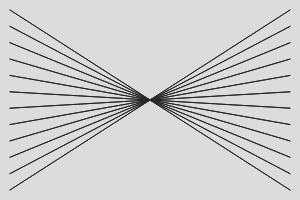
Frame 1 (no input)
Frame 60 (no input): identical to frame 1, image omitted
Frame 120 (the mouse pressed at the canvas centre since frame 60): identical to frame 1, image omitted

The p5.js sketch that drew this single still picture (run headless with seeded random() and noise() and a simulated clock; from frame 60 on, the mouse is pressed at the canvas centre):

// p5.js sketch
// ── sketch.js
function setup() {
  createCanvas(300, 200);
  stroke(40);
}

function draw() {
  background(220);

  let count = 12;

  for(let i = 0; i < count; i++) {
    let yLeft = map(i, 0, count - 1, 10, height - 10);
    let yRight = map(i, 0, count - 1, height - 10, 10);
    
    line(10, yLeft, width - 10, yRight);
    line(10, yRight, width - 10, yLeft);
  }
  
}
